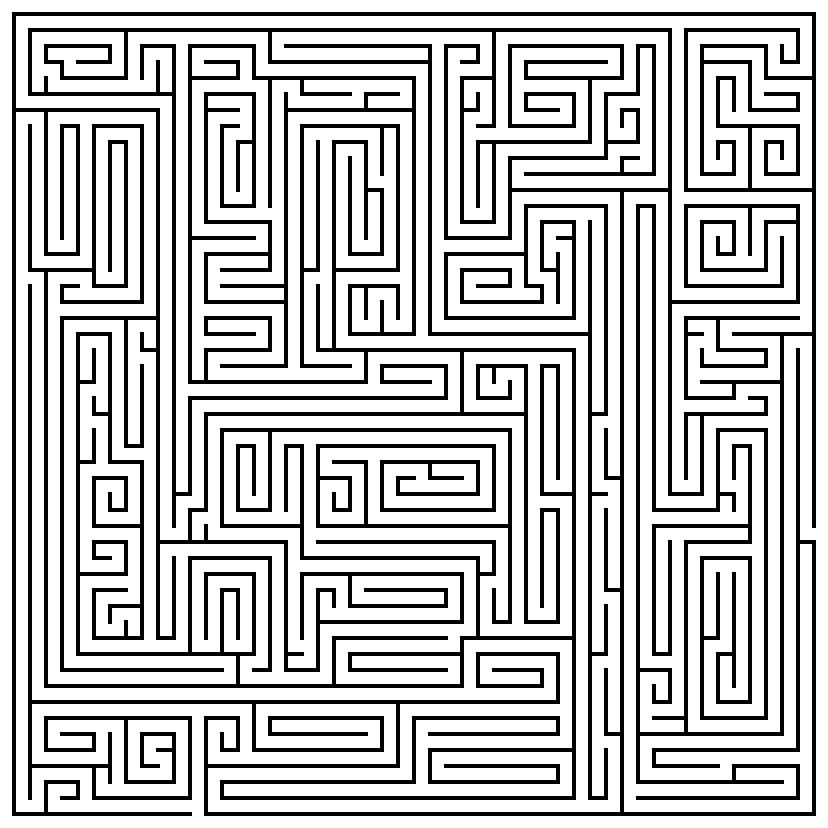
%> input picture 1.png, 828 x 828 px
$ octave test.m   (GNU Octave 9; MATLAB toolbox functions it lacks are replaced by stand-ins)
%> lines starting %> are read from the running program, lines starting %| are printed output that depends on the picture; in (x1, y1, x2, y2) boxes, pixels count from 0 and x2, y2 are one past the last pixel; in counts of white or black regions, pixels touching at a corner belong together; the program's own positions count from 1
### solvemaze.m
function solvemaze(im,map,start,des)
%% heuristic map
h_map=map;
h_map(h_map==0)=inf;
for i=1:size(h_map,1)
    for j=1:size(h_map,2)
        if h_map(i,j)==1
        h_map(i,j)=abs(i-des(1))+abs(j-des(2));
        end
    end
end
%%
h_info=zeros(1,5); %h_info stores pos(1,2),heuristic value(3),is node visited(4) and previous pos(5)
c_pos=start;
i=1;
cost=0;
h_info(1,1:2)=c_pos;
h_info(1,3)=cost+h_map(c_pos(1),c_pos(2));
h_info(1,4)=1; %mark current pos as visited
id=1;
while c_pos(1)~=des(1) || c_pos(2)~=des(2)
    cost=cost+1;
    if map(c_pos(1)+1,c_pos(2))==1 && checkinfo(h_info,c_pos(1)+1,c_pos(2))==1
        i=i+1;
        h_info(i,1)=c_pos(1)+1; h_info(i,2)=c_pos(2);
        h_info(i,3)=cost+h_map(c_pos(1)+1,c_pos(2));
        h_info(i,5)=id;
    end
    if map(c_pos(1)-1,c_pos(2))==1 && checkinfo(h_info,c_pos(1)-1,c_pos(2))==1
        i=i+1;
        h_info(i,1)=c_pos(1)-1; h_info(i,2)=c_pos(2);
        h_info(i,3)=cost+h_map(c_pos(1)-1,c_pos(2));
        h_info(i,5)=id;
    end
    if map(c_pos(1),c_pos(2)+1)==1 && checkinfo(h_info,c_pos(1),c_pos(2)+1)==1
        i=i+1;
        h_info(i,1)=c_pos(1); h_info(i,2)=c_pos(2)+1;
        h_info(i,3)=cost+h_map(c_pos(1),c_pos(2)+1);
        h_info(i,5)=id;
    end
    if map(c_pos(1),c_pos(2)-1)==1 && checkinfo(h_info,c_pos(1),c_pos(2)-1)==1
        i=i+1;
        h_info(i,1)=c_pos(1); h_info(i,2)=c_pos(2)-1;
        h_info(i,3)=cost+h_map(c_pos(1),c_pos(2)-1);
        h_info(i,5)=id;
    end
    valid=find(h_info(:,4)==0);
    [~,id]=min(h_info(valid,3));
    temp_info=h_info(valid(id),:);
    h_info(valid(id),4)=1;
    c_pos=temp_info(1:2);
    id=valid(id);
    if rem(cost,500)==0
        disp(cost)
    end
end
disp('正在画图')
%%
list1=ismember(h_info(:,1),des(1));
list2=ismember(h_info(:,2),des(2));
list=list1+list2;
id=find(list==2);
imshow(im)
hold on
tpos=h_info(id,1:2);
while tpos(1)~=start(1) || tpos(2)~=start(2)
    id=h_info(id,5);
    tpos=h_info(id,1:2);
    plot(tpos(2),tpos(1),'.','color','r','MarkerSize',11)
end

### checkinfo.m
% Check if pos is visited
function a=checkinfo(h_info,pos1,pos2)
% pos1=8;
% pos2=8;
list1=ismember(h_info(:,1),pos1);
list2=ismember(h_info(:,2),pos2);
list=list1+list2;
if find(list==2)
    a=0;
else
    a=1;
end

### test.m
clear;clc;close;
im=imread('1.png');
%> im: size 828x828 logical; 75.7% white; 2 black regions, box (x1, y1, x2, y2) and area: (12, 12, 816, 816) 108432, (28, 28, 816, 816) 57936
im=imresize(im,.5);
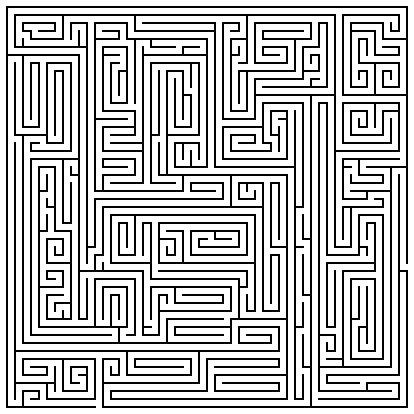
%> im: size 414x414 logical; 75.7% white; black in thin lines or dots
% gray=rgb2gray(im);
bw=im>0;
bw(264:272,407)=0;
%> bw: size 414x414 logical; 75.7% white; black in thin lines or dots
bw(407,94:106)=0;
%> bw: size 414x414 logical; 75.7% white; black in thin lines or dots
imshow(bw)
%%
start=[267 403];
des=[405 99];
solvemaze(im,bw,start,des)
%> in solvemaze, `h_map(h_map==0)=inf;`: h_map: size 414x414 logical; every value is 1
%> after the loop in solvemaze, `for i=1:size(h_map,1)`:
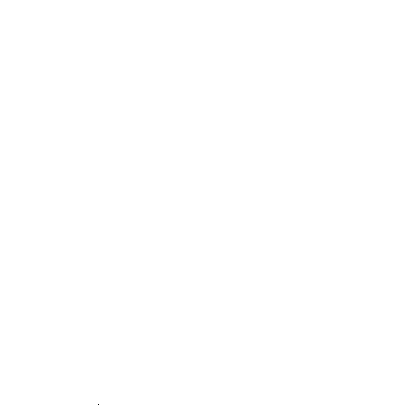
%> h_map: size 414x414 logical; 100% white; black in thin lines or dots, all inside (x1, y1, x2, y2) = (98, 404, 99, 405)
%> (the run ends here)
